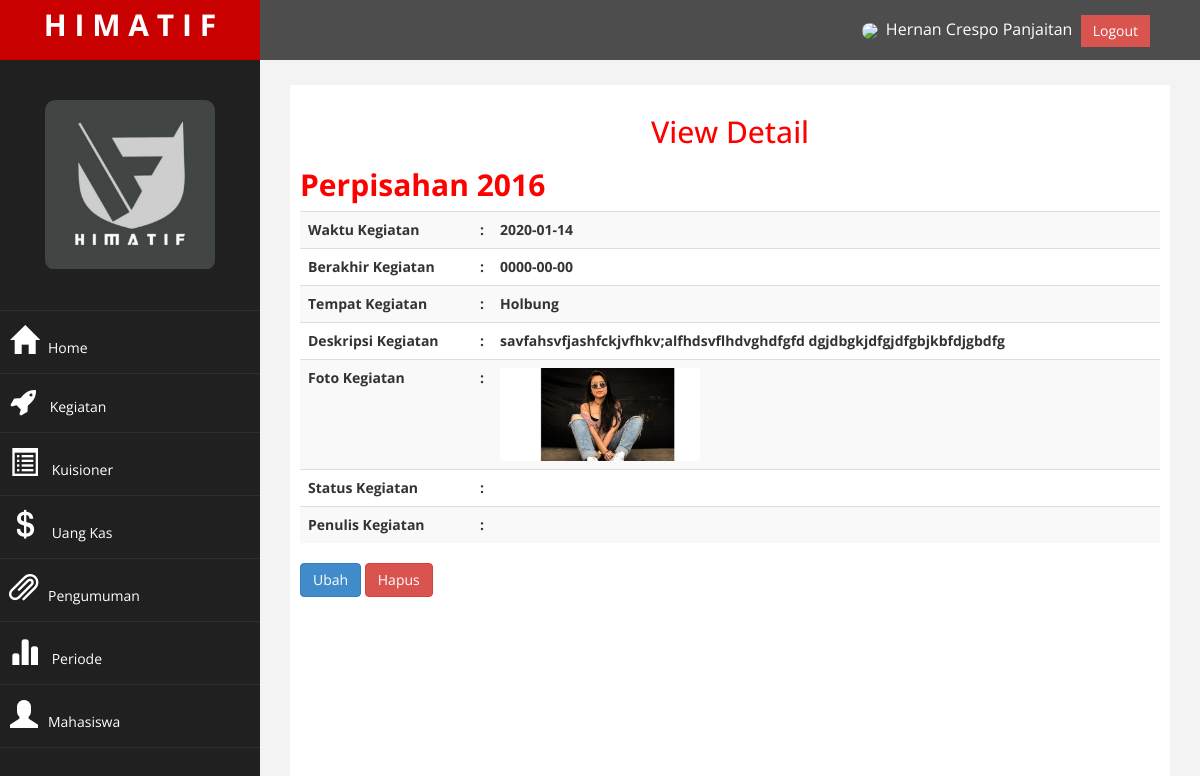
The app's page /Admin/index.php?halaman=viewkegiatan&id=1 (signed in) with its own data.
### tables this page shows
CREATE TABLE `kegiatan` (
  `kegiatan_id` int(11) NOT NULL,
  `bph_id` int(11) DEFAULT NULL,
  `periode_id` int(11) DEFAULT NULL,
  `nama_kegiatan` varchar(100) DEFAULT NULL,
  `waktu_kegiatan` date DEFAULT NULL,
  `tempat_kegiatan` varchar(100) DEFAULT NULL,
  `deskripsi_kegiatan` text,
  `foto_kegiatan` varchar(255) NOT NULL,
  `tanggal_berakhir` date NOT NULL,
  `status_kegiatan` varchar(100) NOT NULL
);

### Admin/viewkegiatan.php (the view)
<center><strong><h2>View Detail</h2></strong></center>
<?php
$ambil = $koneksi->query("SELECT * FROM kegiatan WHERE kegiatan_id ='$_GET[id]'");
$pecah = $ambil->fetch_assoc();
?>
<div class="x_content">
    <h2><strong><?php echo $pecah['nama_kegiatan']; ?></strong></h2>
    <form class="form-horizontal form-label-left" novalidate>
        <table class="table table-striped projects">
            <tr>
                <td style="width: 20%"><strong>Waktu Kegiatan</strong></td>
                <td style="width: 2%"><strong>:</strong></td>
                <td><strong><?php echo $pecah['waktu_kegiatan']; ?></strong></td>
            </tr>
             <tr>
                <td style="width: 20%"><strong>Berakhir Kegiatan</strong></td>
                <td style="width: 2%"><strong>:</strong></td>
                <td><strong><?php echo $pecah['tanggal_berakhir']; ?></strong></td>
            </tr>
            <tr>
                <td style="width: 20%"><strong>Tempat Kegiatan</strong></td>
                <td style="width: 2%"><strong>:</strong></td>
                <td><strong><?php echo $pecah['tempat_kegiatan']; ?></strong></td>
            </tr>
            <tr>
                <td style="width: 20%"><strong>Deskripsi Kegiatan</strong></td>
                <td style="width: 2%"><strong>:</strong></td>
                <td><strong><?php echo $pecah['deskripsi_kegiatan']; ?></strong></td>
            </tr>
            <tr>
                <td style="width: 20%"><strong>Foto Kegiatan</strong></td>
                <td style="width: 2%"><strong>:</strong></td>
                <td><strong><img src="../foto_kegiatan/<?php echo $pecah['foto_kegiatan'] ?>" width="200"></strong></td>
            </tr>
             <tr>
                <td style="width: 20%"><strong>Status Kegiatan</strong></td>
                <td style="width: 2%"><strong>:</strong></td>
                <td><strong><?php echo $pecah['status_kegiatan']; ?></strong></td>
            </tr>
            <tr>
                <td style="width: 20%"><strong>Penulis Kegiatan</strong></td>
                <td style="width: 2%"><strong>:</strong></td>
                <td><strong><?php echo $pecah['penulis']; ?></strong></td>
            </tr>
        </table>
    </form>
</div>
<a href="index.php?halaman=ubahkegiatan&id=<?php echo $pecah['kegiatan_id']; ?>" class="btn btn-primary"> Ubah</a>
<a href="index.php?halaman=hapuskegiatan&id=<?php echo $pecah['kegiatan_id']; ?>" class="btn-danger btn">Hapus</a>

### Admin/assets/css/custom.css (style rules this page uses)
body { font-family: 'Open Sans', sans-serif; }
h2 { color: #f00; }

### records on screen
kegiatan: nama_kegiatan "Perpisahan 2016", waktu_kegiatan "2020-01-14", tanggal_berakhir "0000-00-00", tempat_kegiatan "Holbung", deskripsi_kegiatan "savfahsvfjashfckjvfhkv;alfhdsvflhdvghdfgfd dgjdbgkjdfgjdfgbjkbfdjgbdfg", foto_kegiatan (picture)

### other values on screen
$_SESSION['mahasiswa']['nama'] "Hernan Crespo Panjaitan"
